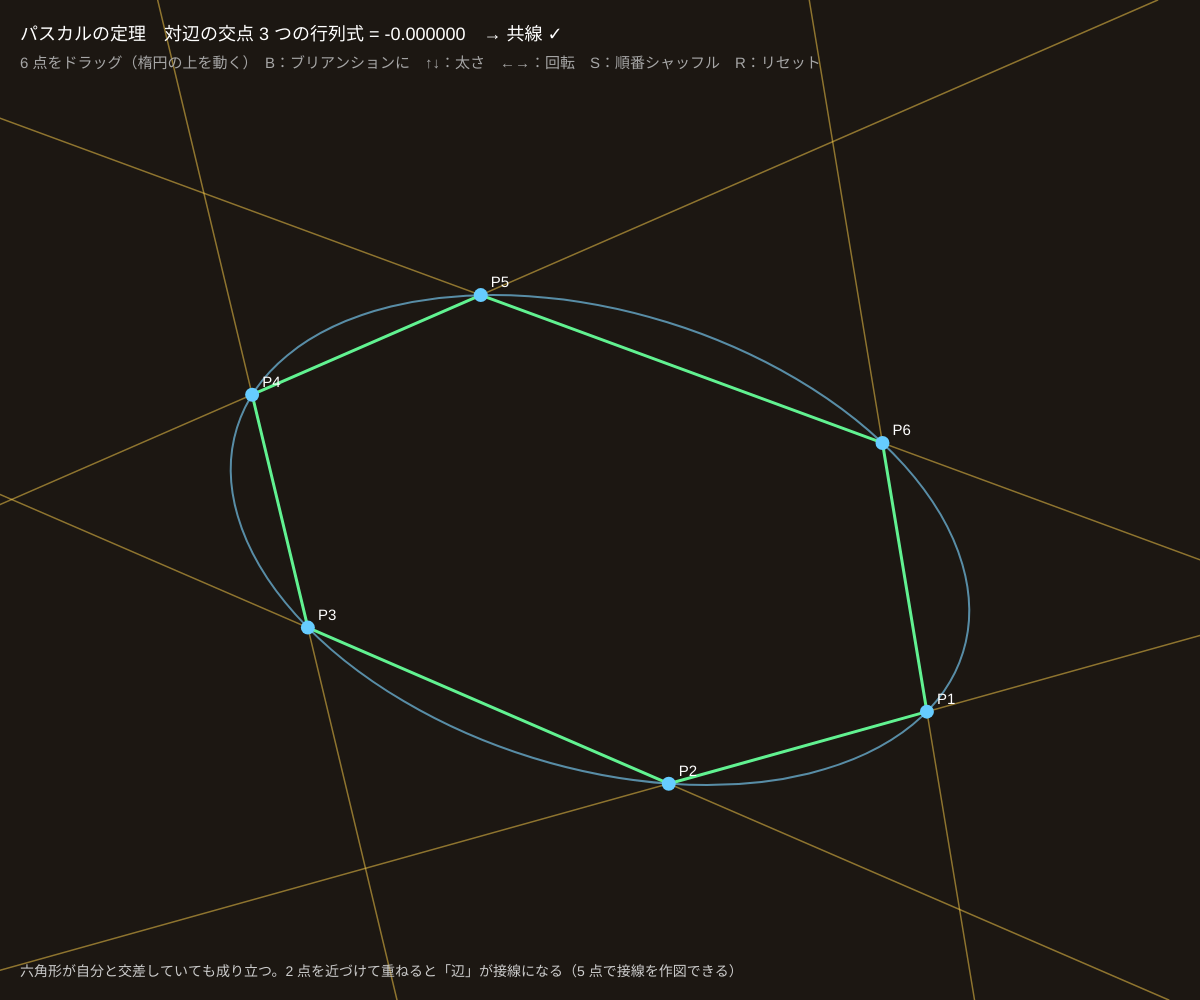
Frame 1 (no input)
Frame 60 (no input): identical to frame 1, image omitted
Frame 120 (the mouse pressed at the canvas centre since frame 60): identical to frame 1, image omitted

The p5.js sketch that drew this single still picture (run headless with seeded random() and noise() and a simulated clock; from frame 60 on, the mouse is pressed at the canvas centre):

// p5.js sketch
// ── sketch.js
// ============================================
// 08 パスカルの定理とブリアンションの定理
// 円錐曲線（楕円）上の 6 点 P1〜P6 を順に結んだ六角形：対辺の交点 P1P2∩P4P5, P2P3∩P5P6, P3P4∩P6P1 は 1 直線（パスカル線）上
//   双対（B）：楕円の 6 本の接線が作る六角形の対角線 3 本は 1 点（ブリアンション点）で交わる
//   パスカルの定理の「点 ↔ 直線」「〜上の点 ↔ 〜に接する直線」を入れかえるとブリアンションになる
// 6 点をドラッグ（楕円の上を動く） / B = パスカル ↔ ブリアンション / ↑↓ = 楕円の太さ / ←→ = 回転 / S = 順番をシャッフル / R = リセット
// ============================================

let th = [];                    // 6 点の楕円上の角度
let ea = 300, eb = 180, phi = 0.3;   // ★ 楕円の半軸と回転
let hexOrder = [0, 1, 2, 3, 4, 5]; // 六角形の順番
let brianchon = false;
let dragging = -1;

function setup() {
  createCanvas(windowWidth, windowHeight);
  colorMode(HSB, 360, 100, 100, 100);
  ea = min(width, height) * 0.38; eb = ea * 0.6;
  resetAll();
}
function resetAll() { th = [0.3, 1.2, 2.3, 3.3, 4.2, 5.4]; hexOrder = [0, 1, 2, 3, 4, 5]; phi = 0.3; eb = ea * 0.6; }
function ctr() { return { x: width * 0.5, y: height * 0.54 }; }
// 楕円上の点（角度 t）と、その点での接線の方向
function ePt(t) { let c = ctr(), x = ea * Math.cos(t), y = eb * Math.sin(t); return { x: c.x + x * Math.cos(phi) - y * Math.sin(phi), y: c.y + x * Math.sin(phi) + y * Math.cos(phi) }; }
function eTan(t) { let x = -ea * Math.sin(t), y = eb * Math.cos(t); return { x: x * Math.cos(phi) - y * Math.sin(phi), y: x * Math.sin(phi) + y * Math.cos(phi) }; }
function angleOf(mx, my) { let c = ctr(), dx = mx - c.x, dy = my - c.y, x = dx * Math.cos(phi) + dy * Math.sin(phi), y = -dx * Math.sin(phi) + dy * Math.cos(phi); return Math.atan2(y / eb, x / ea); }

function draw() {
  background(30, 35, 11);
  if (dragging >= 0) th[dragging] = angleOf(mouseX, mouseY);
  let P = hexOrder.map((i) => ePt(th[i]));           // 六角形の順に並べた点
  let c = ctr();
  // 楕円
  noFill(); stroke(200, 50, 90, 70); strokeWeight(2);
  push(); translate(c.x, c.y); rotate(phi); ellipse(0, 0, ea * 2, eb * 2); pop();

  if (!brianchon) {
    // パスカル：辺 i = P_i P_{i+1}。対辺は i と i+3
    let sides = [0, 1, 2, 3, 4, 5].map((i) => lineThrough(P[i], P[(i + 1) % 6]));
    let X = [0, 1, 2].map((i) => hCross(sides[i], sides[i + 3]));
    let det = hDet(hUnit(X[0]), hUnit(X[1]), hUnit(X[2]));
    stroke(45, 70, 100, 50); strokeWeight(1.5); for (let s of sides) drawHLine(s);
    stroke(140, 60, 95); strokeWeight(3); for (let i = 0; i < 6; i++) line(P[i].x, P[i].y, P[(i + 1) % 6].x, P[(i + 1) % 6].y);
    stroke(15, 80, 100); strokeWeight(3); drawHLine(hCross(X[0], X[1]));
    stroke(15, 80, 100); strokeWeight(2); fill(15, 80, 100, 60);
    for (let i = 0; i < 3; i++) drawHPoint(X[i], 16, ['12∩45', '23∩56', '34∩61'][i]);
    noStroke(); fill(0, 0, 100); textSize(18);
    text('パスカルの定理　対辺の交点 3 つの行列式 = ' + nf(det, 1, 6) + '　→ ' + (Math.abs(det) < 1e-4 ? '共線 ✓' : '…'), 20, 40);
  } else {
    // ブリアンション：接線 t_i。六角形の頂点 V_i = t_i ∩ t_{i+1}。対角線 V_i V_{i+3}
    let tg = P.map((p, k) => { let d = eTan(th[hexOrder[k]]); return lineThrough(p, { x: p.x + d.x, y: p.y + d.y }); });
    let V = [0, 1, 2, 3, 4, 5].map((i) => hCross(tg[i], tg[(i + 1) % 6]));
    let diag = [0, 1, 2].map((i) => hCross(V[i], V[i + 3]));
    let det = hDet(hUnit(diag[0]), hUnit(diag[1]), hUnit(diag[2]));
    let Bp = hCross(diag[0], diag[1]);
    stroke(45, 70, 100, 60); strokeWeight(1.5); for (let t of tg) drawHLine(t);
    stroke(140, 60, 95); strokeWeight(2); for (let i = 0; i < 6; i++) { let a = toXY(V[i]), b = toXY(V[(i + 1) % 6]); if (a && b) line(a.x, a.y, b.x, b.y); }
    stroke(15, 80, 100); strokeWeight(3); for (let d of diag) drawHLine(d);
    stroke(45, 90, 100); strokeWeight(2); fill(45, 90, 100, 60); for (let i = 0; i < 6; i++) drawHPoint(V[i], 12, 'V' + (i + 1));
    stroke(15, 80, 100); fill(15, 80, 100); drawHPoint(Bp, 20, 'B');
    noStroke(); fill(0, 0, 100); textSize(18);
    text('ブリアンションの定理　対角線 3 本の行列式 = ' + nf(det, 1, 6) + '　→ ' + (Math.abs(det) < 1e-4 ? '共点 ✓' : '…'), 20, 40);
  }
  // 6 点
  noStroke(); textSize(15);
  for (let k = 0; k < 6; k++) { fill(200, 60, 100); circle(P[k].x, P[k].y, 14); fill(0, 0, 100); text('P' + (k + 1), P[k].x + 10, P[k].y - 8); }
  fill(0, 0, 65); textSize(15);
  text('6 点をドラッグ（楕円の上を動く）　B：' + (brianchon ? 'パスカルに' : 'ブリアンションに') + '　↑↓：太さ　←→：回転　S：順番シャッフル　R：リセット', 20, 68);
  fill(0, 0, 80); textSize(14);
  text(brianchon ? '点 ↔ 接線、辺 ↔ 頂点、共線 ↔ 共点。パスカル（1640 年、16 歳）の双対がブリアンション（1806 年）' : '六角形が自分と交差していても成り立つ。2 点を近づけて重ねると「辺」が接線になる（5 点で接線を作図できる）', 20, height - 24);
}

function mousePressed() { dragging = nearestHandle(hexOrder.map((i) => ePt(th[i])), mouseX, mouseY, 26); if (dragging >= 0) dragging = hexOrder[dragging]; }
function mouseReleased() { dragging = -1; }
function keyPressed() {
  if (key === 'b' || key === 'B') brianchon = !brianchon;
  if (key === UP_ARROW) eb = min(ea, eb + 10);
  if (key === DOWN_ARROW) eb = max(40, eb - 10);
  if (key === LEFT_ARROW) phi -= 0.05;
  if (key === RIGHT_ARROW) phi += 0.05;
  if (key === 's' || key === 'S') { for (let i = 5; i > 0; i--) { let j = Math.floor(Math.random() * (i + 1)); [hexOrder[i], hexOrder[j]] = [hexOrder[j], hexOrder[i]]; } }
  if (key === 'r' || key === 'R') resetAll();
}

// ---------- やってみよう ----------
// 1. S で順番を変えて星形の六角形にしても、パスカル線はちゃんと 3 点を通る。順番は 60 通り（線は 60 本）
// 2. 2 点を近づけて重ねる（P1 ≈ P2）。辺 P1P2 は接線に近づく。「5 点と 1 本の接線」でもパスカルは成り立つ
// 3. ブリアンションで、六角形の頂点 V が無限遠に飛ぶ配置（接線が平行 = 2 点が楕円の反対側）を作る。対角線はまだ 1 点で交わる？
// 4. 楕円の eb を ea と同じにして円にする。円の場合のパスカル線を 6 点を動かして観察し、07 のパップスと見比べよう

// ==================================================
// ここから下は「射影幾何の道具」（同次座標・外積・行列・ホモグラフィ）
// （中身は読まなくても OK。消さないでね）
// ==================================================

// 同次座標の点 [x, y, w]。w = 1 ならふつうの点 (x, y)、w = 0 なら「方向 (x, y) の無限遠点」
function hPt(x, y, w) { return [x, y, w === undefined ? 1 : w]; }
// 外積。2 点 → それを通る直線 [a, b, c]（ax + by + cw = 0）／ 2 直線 → その交点。どちらも同じ式！
function hCross(p, q) {
  return [p[1] * q[2] - p[2] * q[1], p[2] * q[0] - p[0] * q[2], p[0] * q[1] - p[1] * q[0]];
}
// 内積。点と直線で 0 なら「点が直線の上にある」
function hDot(p, q) { return p[0] * q[0] + p[1] * q[1] + p[2] * q[2]; }
// 3 つの点（または直線）の行列式。0 なら共線（共点）
function hDet(p, q, r) { return hDot(p, hCross(q, r)); }
// 長さを 1 にそろえる（表示用。射影的には同じ点・同じ直線）
function hUnit(p) { let m = Math.hypot(p[0], p[1], p[2]) || 1; return [p[0] / m, p[1] / m, p[2] / m]; }
// 無限遠（または画面からはるか遠く）にあるか
function isFar(p) { return Math.abs(p[2]) * 1e5 < Math.hypot(p[0], p[1]); }
// 同次座標 → 画面の点 {x, y}（無限遠なら null）
function toXY(p) { return isFar(p) ? null : { x: p[0] / p[2], y: p[1] / p[2] }; }
// 2 点 {x, y} を通る直線
function lineThrough(a, b) { return hCross(hPt(a.x, a.y), hPt(b.x, b.y)); }
// 1 直線上の 4 点の複比 (P1,P2;P3,P4)。X, Y はその直線上の基準 2 点（無限遠点があっても計算できる）
function crossRatioH(P1, P2, P3, P4, X, Y) {
  let n = hCross(X, Y), nn = hDot(n, n) || 1;
  let lm = (P) => [hDot(hCross(P, Y), n) / nn, hDot(hCross(X, P), n) / nn];
  let [l1, m1] = lm(P1), [l2, m2] = lm(P2), [l3, m3] = lm(P3), [l4, m4] = lm(P4);
  let num = (l1 * m3 - l3 * m1) * (l2 * m4 - l4 * m2), den = (l2 * m3 - l3 * m2) * (l1 * m4 - l4 * m1);
  return Math.abs(den) < 1e-12 ? NaN : num / den;
}

// 直線 [a, b, c] を枠（省略すると画面全体）いっぱいに描く
function drawHLine(l, box) {
  let [x0, y0, x1, y1] = box || [0, 0, width, height], cand = [];
  for (let e of [[1, 0, -x0], [1, 0, -x1], [0, 1, -y0], [0, 1, -y1]]) {
    let p = toXY(hCross(l, e));
    if (p && p.x > x0 - 1 && p.x < x1 + 1 && p.y > y0 - 1 && p.y < y1 + 1) cand.push(p);
  }
  if (cand.length < 2) return;
  let best = null, bd = -1;
  for (let i = 0; i < cand.length; i++) for (let j = i + 1; j < cand.length; j++) {
    let d = Math.hypot(cand[i].x - cand[j].x, cand[i].y - cand[j].y);
    if (d > bd) { bd = d; best = [cand[i], cand[j]]; }
  }
  line(best[0].x, best[0].y, best[1].x, best[1].y);
}
// 点を描く。ふつうの点なら丸、無限遠点なら枠のふちに「方向の矢印」（向かい合う 2 か所 = 同じ 1 点）
function drawHPoint(p, r, label, box) {
  let [x0, y0, x1, y1] = box || [0, 0, width, height];
  let q = toXY(p);
  if (q) { circle(q.x, q.y, r); if (label) text(label, q.x + r * 0.7, q.y - r * 0.7); return; }
  let dx = p[0], dy = p[1], m = Math.hypot(dx, dy) || 1; dx /= m; dy /= m;
  let cx = (x0 + x1) / 2, cy = (y0 + y1) / 2;
  for (let s of [1, -1]) {
    let ux = dx * s, uy = dy * s, t = Infinity;
    if (ux > 1e-9) t = Math.min(t, (x1 - 30 - cx) / ux); if (ux < -1e-9) t = Math.min(t, (x0 + 30 - cx) / ux);
    if (uy > 1e-9) t = Math.min(t, (y1 - 30 - cy) / uy); if (uy < -1e-9) t = Math.min(t, (y0 + 30 - cy) / uy);
    let x = cx + ux * t, y = cy + uy * t;
    push(); translate(x, y); rotate(Math.atan2(uy, ux));
    line(-r * 2.5, 0, r, 0); line(r, 0, 0, -r * 0.8); line(r, 0, 0, r * 0.8);
    pop();
    if (label) text(label + '∞', x - r * 2, y - r);
  }
}

// 3×3 行列（配列の配列）の道具
function mat3Mul(A, B) {
  let C = [[0, 0, 0], [0, 0, 0], [0, 0, 0]];
  for (let i = 0; i < 3; i++) for (let j = 0; j < 3; j++) for (let k = 0; k < 3; k++) C[i][j] += A[i][k] * B[k][j];
  return C;
}
function mat3Vec(M, v) { return [hDot(M[0], v), hDot(M[1], v), hDot(M[2], v)]; }
function mat3T(M) { return [[M[0][0], M[1][0], M[2][0]], [M[0][1], M[1][1], M[2][1]], [M[0][2], M[1][2], M[2][2]]]; }
function mat3Inv(M) {
  let [[a, b, c], [d, e, f], [g, h, i]] = M;
  let A = e * i - f * h, B = -(d * i - f * g), C = d * h - e * g;
  let det = a * A + b * B + c * C;
  if (Math.abs(det) < 1e-12) return null;
  return [[A / det, -(b * i - c * h) / det, (b * f - c * e) / det],
          [B / det, (a * i - c * g) / det, -(a * f - c * d) / det],
          [C / det, -(a * h - b * g) / det, (a * e - b * d) / det]];
}
// ガウスの消去法（部分ピボット）で A x = b を解く。解けなければ null
function solveLinear(A, b) {
  let n = b.length, M = A.map((r, i) => [...r, b[i]]);
  for (let c = 0; c < n; c++) {
    let p = c;
    for (let r = c + 1; r < n; r++) if (Math.abs(M[r][c]) > Math.abs(M[p][c])) p = r;
    if (Math.abs(M[p][c]) < 1e-12) return null;
    [M[c], M[p]] = [M[p], M[c]];
    for (let r = 0; r < n; r++) {
      if (r === c) continue;
      let f = M[r][c] / M[c][c];
      for (let k = c; k <= n; k++) M[r][k] -= f * M[c][k];
    }
  }
  return M.map((r, i) => r[n] / r[i]);
}
// 4 点の対応 src[i] → dst[i]（{x, y}）からホモグラフィ 3×3 を求める（h33 = 1 に固定、8 本の連立方程式）
function homographyFrom4(src, dst) {
  let A = [], b = [];
  for (let i = 0; i < 4; i++) {
    let x = src[i].x, y = src[i].y, u = dst[i].x, v = dst[i].y;
    A.push([x, y, 1, 0, 0, 0, -u * x, -u * y]); b.push(u);
    A.push([0, 0, 0, x, y, 1, -v * x, -v * y]); b.push(v);
  }
  let h = solveLinear(A, b);
  if (!h) return null;
  return [[h[0], h[1], h[2]], [h[3], h[4], h[5]], [h[6], h[7], 1]];
}
// ホモグラフィで点 {x, y} を写す（無限遠へ飛ぶなら null）
function applyH(H, p) { return toXY(mat3Vec(H, hPt(p.x, p.y))); }
// つかめる点のリスト（{x, y}）からマウスに近いものの番号。半径 r 以内になければ -1
function nearestHandle(list, mx, my, r) {
  let best = -1, bd = r;
  for (let i = 0; i < list.length; i++) {
    let d = Math.hypot(list[i].x - mx, list[i].y - my);
    if (d < bd) { bd = d; best = i; }
  }
  return best;
}
